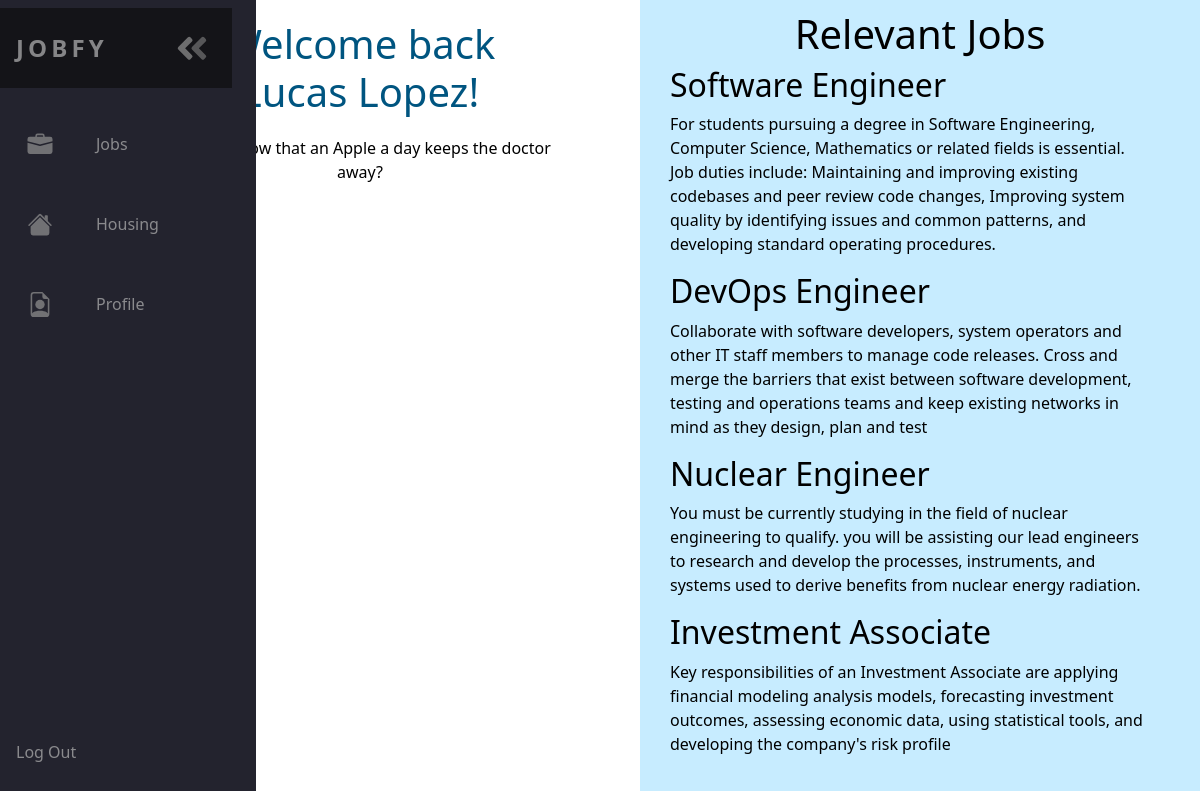
The page /dash (signed in) on the database its author committed.
### app/models.py (models this page shows, shortened)
class Profile(models.Model):
    GENDERS = (
        ('M', 'M'),
        ('F', 'F'),
        ('Other', 'Other'),
    )
    name = models.CharField(max_length=32)
    age = models.IntegerField()
    gender = models.CharField(max_length=10, choices=GENDERS)
    major = models.CharField(max_length=64)
    uni_name = models.CharField(max_length=64)
    email = models.CharField(max_length=64)
    password = models.CharField(max_length=64)
    gpa = models.FloatField(blank=True, null=True)

class Job(models.Model):
    position = models.CharField(max_length=64)
    company = models.CharField(max_length=64)
    description = models.CharField(max_length=500)
    hourly_pay = models.IntegerField()
    hours = models.IntegerField()
    location = models.CharField(max_length=64)
    type = models.CharField(max_length=100)
    application_link = models.CharField(max_length=128, blank=True, null=True)
    def __str__(self):
        return f"{self.position}, {self.company}, {self.description}, {self.hourly_pay}, {self.hours}, {self.location}, {self.type}, {self.application_link}"

### app/views.py (the view)
# urls.py: path("dash", views.dash, name="dash"),
def dash(request):
    person = Profile.objects.get(email=request.session["email"])
    suggestions = []
    open_jobs = Job.objects.all()
    for job in open_jobs:
        if person.major == job.type and len(suggestions) < 4:
            suggestions.append(job)
    while len(suggestions) < 4:
        job = choice(open_jobs)
        if job not in suggestions:
            suggestions.append(job)
    print(suggestions)
    return render (request, "dashboard.html", {"person": Profile.objects.get(email=request.session["email"]), "suggestions": suggestions})

### app/templates/dashboard.html (shortened to what this page needs)
<!DOCTYPE html>
<html>
    <head>
        <link href="https://cdn.jsdelivr.net/npm/bootstrap@5.0.1/dist/css/bootstrap.min.css" rel="stylesheet">
        <link href="../static/style.css" type="text/css" rel="stylesheet">
        <link href="../static/responsive.css" type="text/css" rel="stylesheet">
    </head>
    <body>
        <nav class="navbar">
            <ul class="navbar-nav">
                <li class="logo">
                    <a type="submit" href="dash" class="nav-link">
                        <span class="link-text logo-text">JOBFY</span>
                    </a>
                </li>
              <li class="nav-item">
                <a href="jobs" class="nav-link">
                  <span class="link-text">Jobs</span>
                </a>
              </li>
              <li class="nav-item">
                <a href="../houses" class="nav-link">
                  <span class="link-text">Housing</span>
                </a>
              </li>
              <li class="nav-item">
                <a href="profile" class="nav-link">
                  <span class="link-text">Profile</span>
                </a>
              </li>
              <li class="nav-item" id="themeButton">
                <a href="logout" class="nav-link">
                  <span class="link-text">Log Out</span>
                </a>
              </li>
            </ul>
        </nav>
            <main >
                <div class="left-dash">
                    <h1 style="text-align: center; margin-top: 20px; size: 2rem; color: #005580;;">Welcome back <br class="dash-break"> {{ person.name }}!</h1>
                    <p style="text-align: center; width: 75%; margin: auto; margin-top: 20px;">Did you know that an Apple a day keeps the doctor away?</p>
                </div>
                <div class="right-dash" style="background-color: #c7ecff; ">
                  <h1 style="margin-top: 10px; text-align: center;">Relevant Jobs</h1>
                  {% for job in suggestions %}
                    <h2 style="margin-left: 30px;"> {{ job.position }} </h2>
                    <p style="width: 85%; margin-left: 30px;"> {{ job.description }} </p>
                  {% endfor %}
                  <div style="height: 10px;"></div>
                </div>
                <div style="height: 5rem;"></div>
            </main>
  </body>
</html>

### app/static/style.css (style rules this page uses)
* { box-sizing: border-box; margin: 0; padding: 0; }
:root { font-size: 16px; font-family: 'Open Sans'; --text-primary: #b6b6b6; --text-secondary: #ececec; --bg-primary: #23232e; --bg-secondary: #141418; --transition-speed: 600ms; }
body { color: black; background-color: white; margin: 0; padding: 0; }
.navbar { position: fixed; background-color: var(--bg-primary); transition: width 600ms ease; }
.navbar-nav { list-style: none; padding: 0; margin: 0; display: flex; flex-direction: column; align-items: center; height: 100%; }
.nav-item { width: 100%; }
.nav-item:last-child { margin-top: auto; }
.nav-link { display: flex; align-items: center; height: 5rem; color: var(--text-primary); text-decoration: none; filter: grayscale(100%) opacity(0.7); transition: var(--transition-speed); }
.link-text { display: none; margin-left: 1rem; }
.nav-link svg { width: 2rem; min-width: 2rem; margin: 0 1.5rem; }
.logo { font-weight: bold; text-transform: uppercase; margin-bottom: 1rem; text-align: center; color: var(--text-secondary); background: var(--bg-secondary); font-size: 1.5rem; letter-spacing: 0.3ch; width: 100%; }
.logo svg { transform: rotate(0deg); transition: var(--transition-speed); }
.logo-text { display: inline; position: absolute; left: -999px; transition: var(--transition-speed); }
main { box-sizing: border-box; height: 100vh; }

### app/static/responsive.css (style rules this page uses)
@media only screen and (min-width: 600px) { .navbar { top: 0; width: 5rem; height: 100vh; } }
@media only screen and (min-width: 600px) { main { width: calc(100vw - 5rem); float: right; } }
@media only screen and (min-width: 600px) { .left-dash { width: 50%; height: 200px; float: left; } }
@media only screen and (min-width: 600px) { .right-dash { width: 50%; height: 100vh; float: right; overflow: scroll; } }

### rows shown on the page
Profile: name "Lucas Lopez"
Job: position "Software Engineer", description "For students pursuing a degree in Software Engineering, Computer Science, Mathematics or related fields is essential. Job duties include: Maintaining and improving existing codebases and peer review code changes, Improving system quality by identifying issues and common patterns, and developing standard operating procedures."
Job: position "DevOps Engineer", description "Collaborate with software developers, system operators and other IT staff members to manage code releases. Cross and merge the barriers that exist between software development, testing and operations teams and keep existing networks in mind as they design, plan and test"
Job: position "Nuclear Engineer", description "You must be currently studying in the field of nuclear engineering to qualify. you will be assisting our lead engineers to research and develop the processes, instruments, and systems used to derive benefits from nuclear energy radiation."
Job: position "Investment Associate", description "Key responsibilities of an Investment Associate are applying financial modeling analysis models, forecasting investment outcomes, assessing economic data, using statistical tools, and developing the company's risk profile"
